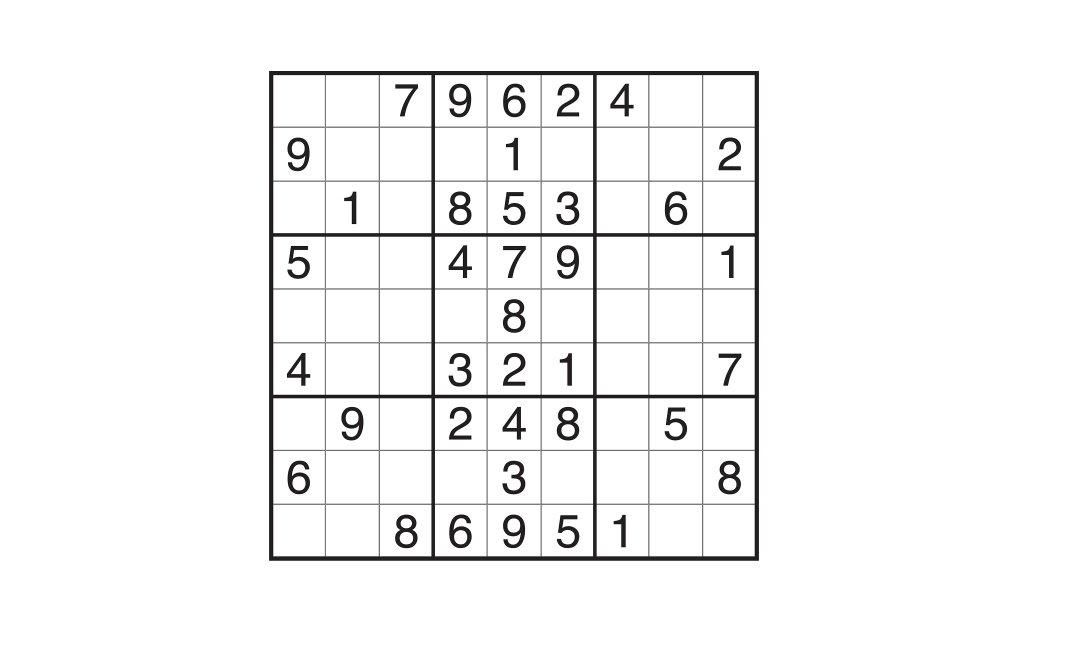
#> input picture sudoku.jpg, 2174 x 1300 px, given in place of the camera (shown at 1/2 size)
$ python sudoku_solver.py   (Python 2 division)   (older library calls are emulated)
#> lines starting #> are read from the running program, lines starting #| are printed output that depends on the picture; after the words box and inside, x2 and y2 are one past the last pixel; in counts of white or black regions, pixels touching at a corner belong together
import cv2
import numpy as np
import pytesseract
import time
from PIL import Image
from copy import copy

flag=0


# [13 lines left out: function printToImg, not called in this run]


def rectify(h):
      h = h.reshape((4,2))
      hnew = np.zeros((4,2),dtype = np.float32)
      add = h.sum(1)
      hnew[0] = h[np.argmin(add)]
      hnew[2] = h[np.argmax(add)]

      diff = np.diff(h,axis = 1)
      hnew[1] = h[np.argmin(diff)]
      hnew[3] = h[np.argmax(diff)]

      return hnew

# [108 lines left out: functions printBoard, isFull, possibleEntries, sudokuSolver, not called in this run]

cap = cv2.VideoCapture(0)
time.sleep(3)

while(1):
      ret, img = cap.read()
#> img is the input picture: shape (1300, 2174, 3); mean B, G, R 245.2, 245.2, 245.3
      height, width, _ = img.shape
#> height = 1300; width = 2174
      #img = cv2.imread('sudoku.jpg')
      gray = cv2.cvtColor(img,cv2.COLOR_BGR2GRAY)
      thresh = cv2.adaptiveThreshold(gray,255,1,1,11,2)
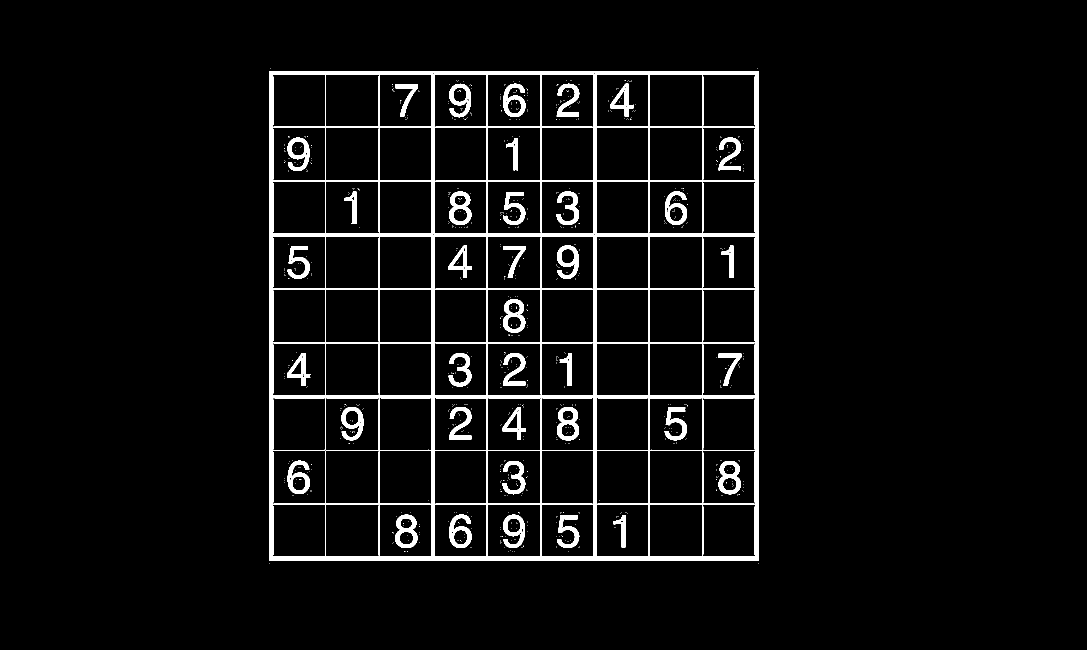
#> thresh: shape (1300, 2174) (shown at 1/2 size); 4.8% white; 880 white regions (842 under 20 px)
      hierarchy,contours,_ = cv2.findContours(thresh, cv2.RETR_TREE, cv2.CHAIN_APPROX_SIMPLE)
#> contours = 1337 contours, 1186 with area under 20; largest, box (x1, y1, x2, y2) and area: (538, 142, 1518, 1122) 957467, (869, 578, 974, 791) 21841, (759, 578, 864, 791) 21841, (974, 901, 1082, 1008) 11340, (974, 578, 1082, 685) 11340
      biggest = None
      max_area = 0
      for i in contours:
          area = cv2.contourArea(i)
          if area > 100:
                  peri = cv2.arcLength(i,True)
                  approx = cv2.approxPolyDP(i,0.02*peri,True)
                  if area > max_area and len(approx)==4:
                          biggest = approx
                          max_area = area
#> this loop made 1337 passes
#> (area, peri, biggest, max_area) on pass 3: (957467, 3916.8, [[538, 142], [538, 1121], [1517, 1121], [1517, 142]], 957467)
#> (area, peri, approx) on passes 33, 34, 35, 51, 84, 125: (10725, 417.3, [[1405, 1010], [1509, 1009], [1510, 1112], [1406, 1113]]), (11022, 417.7, [[1298, 1010], [1403, 1009], [1404, 1112], [1299, 1113]]), (10818, 416.5, [[1192, 1010], [1296, 1009], [1297, 1112], [1193, 1113]]), (10814, 413.7, [[1082, 1010], [1185, 1009], [1186, 1112], [1083, 1113]]), (11126, 419.7, [[974, 1010], [1080, 1009], [1081, 1112], [975, 1113]]), (10814, 413.7, [[869, 1010], [972, 1009], [973, 1112], [870, 1113]])
#> after the loop, max_area = 957467
      cv2.drawContours(img, biggest, -1, (0,0,255), 40)
      font = cv2.FONT_HERSHEY_SIMPLEX
      cv2.putText(img,'Press Esc If the 4 dots are at the corners of puzzle',(height/2-100,width/2-200), font, 0.7,(0,0,255),2,cv2.LINE_AA)
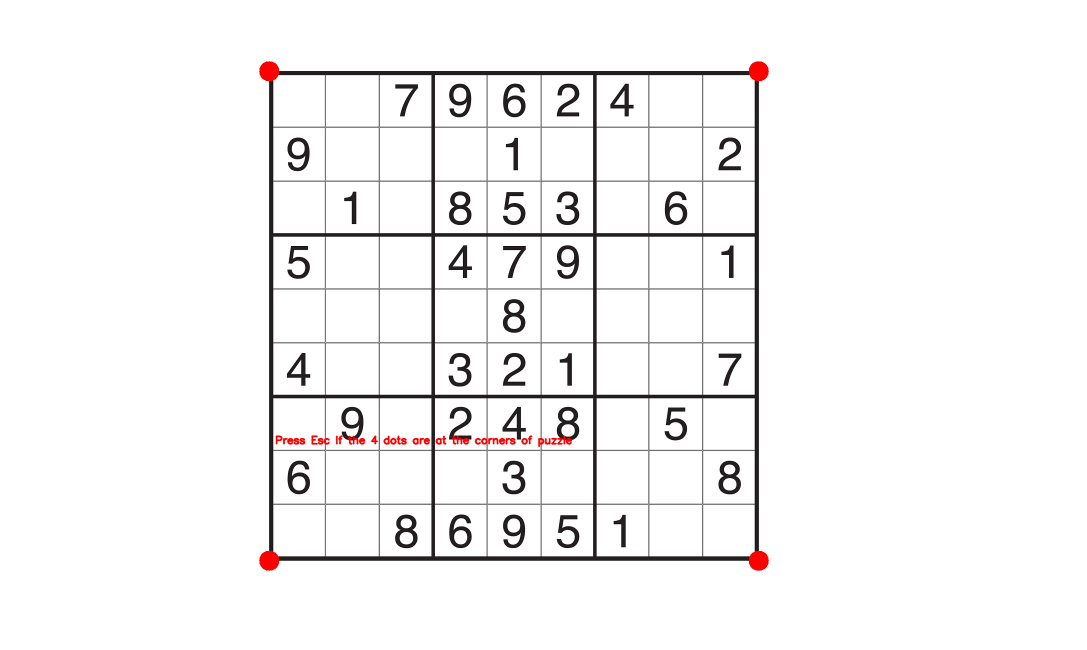
#> img: shape (1300, 2174, 3) (shown at 1/2 size); mean B, G, R 244.5, 244.4, 245.4
      cv2.imshow('img',img)
      k = cv2.waitKey(10) & 0xFF
#> (key Esc is pressed here)
      if k == 27:
            break


biggest=rectify(biggest)
#> in rectify, `h = h.reshape((4,2))`: h = [[538, 142], [538, 1121], [1517, 1121], [1517, 142]]
#> in rectify, `add = h.sum(1)`: add = [680, 1659, 2638, 1659]
#> in rectify, `diff = np.diff(h,axis = 1)`: diff = [-396, 583, -396, -1375]
#> biggest = [[538, 142], [1517, 142], [1517, 1121], [538, 1121]]
thresh = cv2.adaptiveThreshold(gray,255,1,1,11,2)
h = np.array([ [0,0],[449,0],[449,449],[0,449] ],np.float32)
retval = cv2.getPerspectiveTransform(biggest,h)
#> retval = [[0.459, 2.2e-17, -246.7], [0, 0.459, -65.13], [3.23e-20, -1.29e-19, 1]]
warp = cv2.warpPerspective(thresh,retval,(450,450))
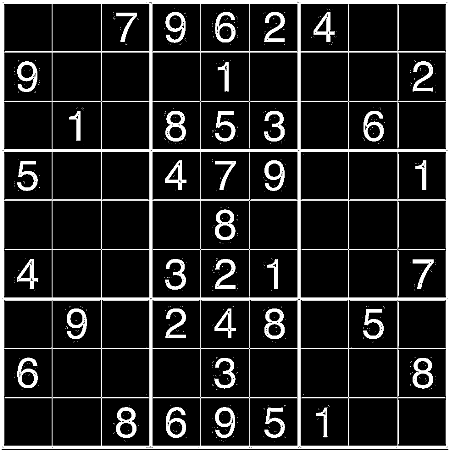
#> warp: shape (450, 450); min 0, max 255, mean 35.7
warp2 = cv2.warpPerspective(img,retval,(450,450))
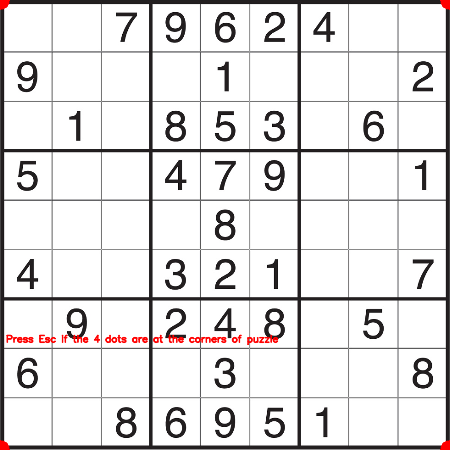
#> warp2: shape (450, 450, 3); mean B, G, R 224.7, 224.5, 226.5


cv2.imwrite('box.jpg',warp)


puzzle = warp2.copy()
puzzlecopy = puzzle.copy()
font = cv2.FONT_HERSHEY_SIMPLEX
cv2.putText(warp2,'Press Any Key To Solve',(50,250), font, 1,(0,0,255),2,cv2.LINE_AA)
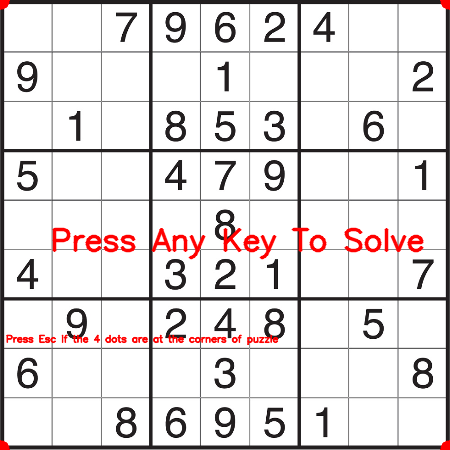
#> warp2: shape (450, 450, 3); 1.89% of pixels changed, all inside (x1, y1, x2, y2) = (52, 227, 424, 260)
cv2.imshow('Detected Box',warp2)
cv2.waitKey(0)
cv2.destroyWindow('Detected Box')

# mask=cv2.imread('mask.jpg')
# mask = cv2.cvtColor(mask,cv2.COLOR_BGR2GRAY)
# ret, mask = cv2.threshold(mask, 10, 255, cv2.THRESH_BINARY)
# i was trying something else!
SudokuBoard = [[0 for x in range(9)] for y in range(9)]
printingBoard = [[0 for x in range(9)] for y in range (9)]
InitialBoard = [[0 for x in range(9)]for y in range(9)]

for x in range (0,9):
    for y in range (0,9):
          morph=warp[(50*x):((50*x)+50),(50*y):((50*y)+50)]
          morph=morph[5:45,5:45]
          morph=255-morph
          cv2.imwrite('sudokuDigits/cell'+str(x)+str(y)+'.jpg',morph)
#> this loop made 9 passes
#> pass 1, `cv2.imwrite('sudokuDigits/cell'+str(x)+str(y)+'.jpg',morph)`:
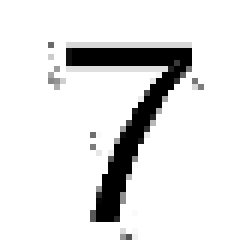
#> saved as cell02.jpg: shape (40, 40) (shown 6 times larger); min 0, max 255, mean 226.3
#> pass 1, `cv2.imwrite('sudokuDigits/cell'+str(x)+str(y)+'.jpg',morph)`:
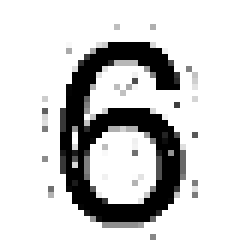
#> saved as cell04.jpg: shape (40, 40) (shown 6 times larger); min 0, max 255, mean 206.4

print("Reconizing Numbers")
keys = [i for i in range(48,58)]
#> keys = [48, 49, 50, 51, 52, 53, 54, 55, 56, 57]
for x in range(0,9):
    for y in range(0,9):
#> (the run stopped early here; a loop or call above may not have finished)
